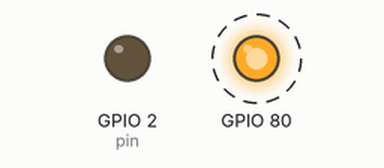
Simulated run of this program. Board: ESP32 board running MicroPython. Shown: output pins drawn as LEDs (lit = HIGH). Dashed ring = blinking. What the program prints to the serial console is not drawn.

Above: at 0.05 s.
Timing chart, 0 to 3.0 s (numbered marks = the images above):
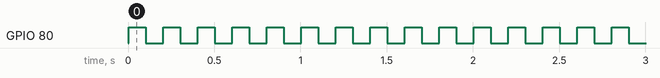

Measured:
- by itself, GPIO 80: alternates HIGH for 0.10 s and LOW for 0.10 s

The program:

DemoScript.py
```python
# Use FireFox Chrome browser as some of the input controls depend on Chrome :-(
# Using some highlights from http://docs.micropython.org/en/latest/esp8266/esp8266/tutorial/repl.html

#Basic Intro
# Connect to repl
help()

#Show interactivity
#Simple math
42 / 7

#Print
x = "test "
print( x * 3)

#Tab Completion
#type pr<Tab>

#Multi-Line commands
# colon - Identation
for counter in range(5):
    print("Hello again" )


#Be carefull with pasting: Use Paste-Mode

# Ctrl-E , then Paste
for counter in range(5):
    print("and the answer is ", end = '') #no Newline
    x = counter * 3
    print(x)
#After Pasting
#Ctrl-D (Done)


#Show What Modules are available
help('modules')
import math

#Show what functions etc are provided in the math library
help(math)

#Use genric machine module; not the pyboard specific module
import machine
pin = machine.Pin(2, machine.Pin.OUT)
pin.on()
pin.off()

#Pins Pins and Pins

#When you use machine.Pin(n), n must be the ESP32 GPIO number (GPIOn) entered as integer.
#The numbers printed on ESP32 board/module (possible prefixed by IO or some other text) coresponds to ESP32 GPIO numbers.
#If only the text is printed on the board (like ADC1), you must consult the board documentation to see to which GPIO it is connected.

# Pin Number
# Direction > In or Out
# What happens if there is no Signal
#   Pull_Up
#   Pull_Down


# Blinker [uses Pyboard]
import pyb,time
led = pyb.LED(1)
while True:
  led.toggle()
  time.sleep_ms(100)


# Using the Servo
# Make sure you have the Servo checkbox marked!

import machine
import pyb
# The pyboard has four simple servo connections
servo = pyb.Servo(1)
servo.angle(90, 5000)

#Combined , use the input to control a servo
import machine
import pyb
import time

# The slider is connected to pin Y4, try adjusting it
y4 = machine.Pin('Y4')

# The pyboard has four simple servo connections
servo = pyb.Servo(1)

servo.angle(90, 50)
adc = pyb.ADC(y4)

while True:
    input = adc.read()
    print(input)
    newAngle = (input/255*180)-90
    servo.angle(int(newAngle), 2000)
    time.sleep(1)
```
